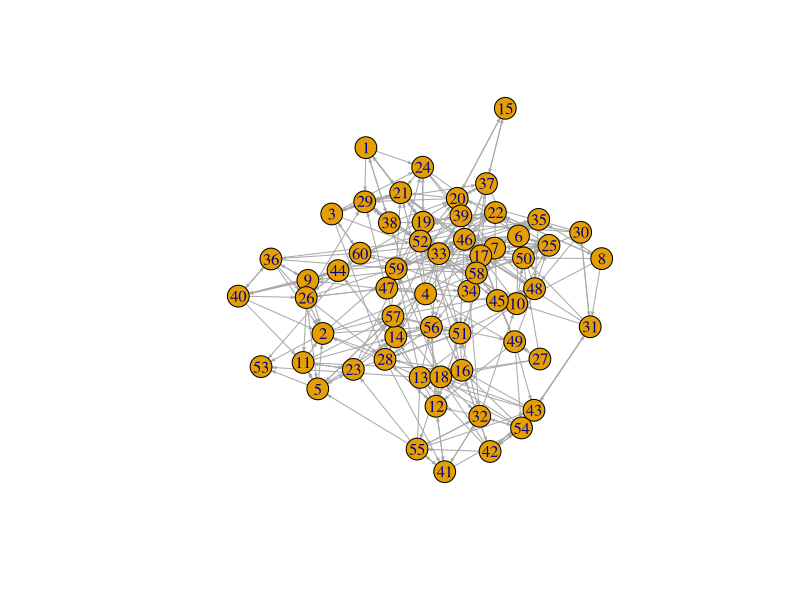
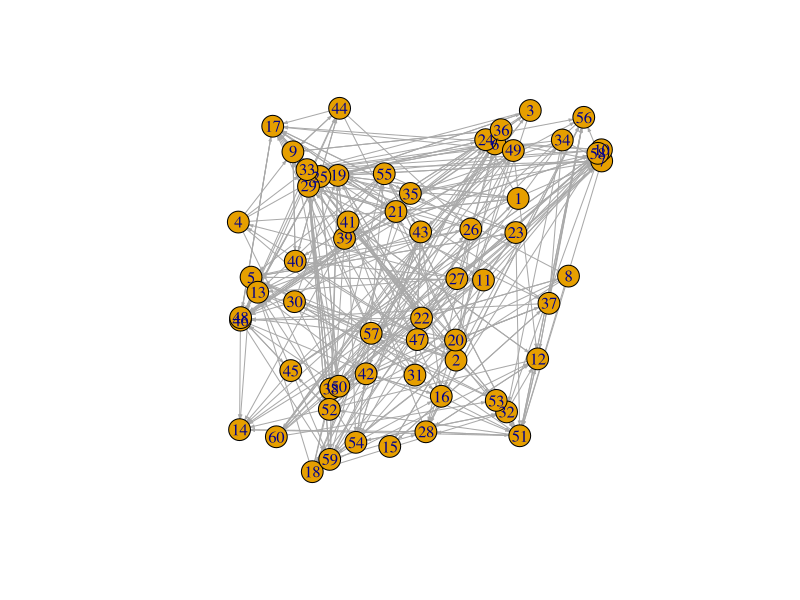
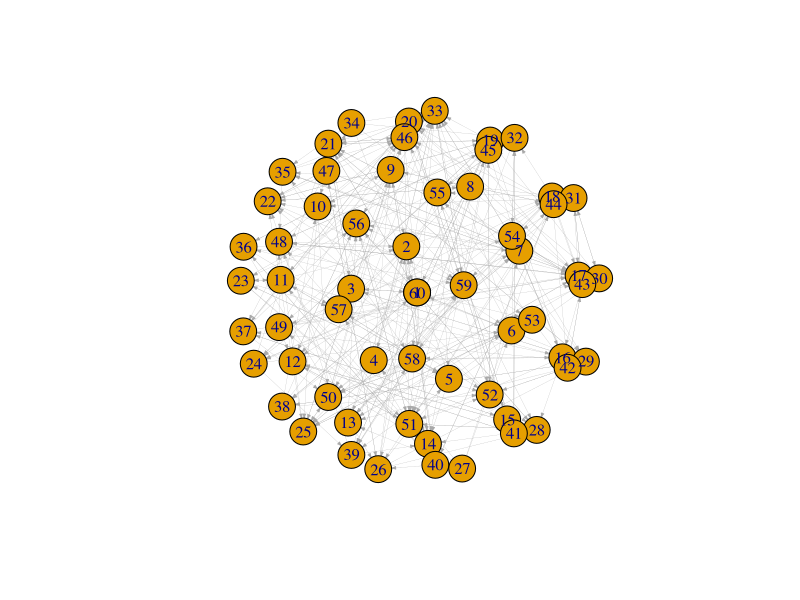

The R source for these figures, in order:
## ---- chunk 1
library(igraph)
## ---- chunk 2
fulldata <- read.csv("peoplepickinganonymised.csv")
## ---- chunk 3
formatrix <- fulldata[,4:63]
matrix <- as.matrix(formatrix)
## ---- chunk 4
G <- graph_from_adjacency_matrix(matrix, mode = "directed",add.colnames = TRUE, diag=FALSE)
## ---- chunk 5
coords <- layout_(G, nicely())
plot(G, vertex.size=12, edge.arrow.size=0.2)
## ---- chunk 6
coords <- layout_(G, nicely())
plot(G, layout = layout_randomly, vertex.size=12, edge.arrow.size=0.2)
## ---- chunk 7
l <- layout_on_sphere(G)
plot(G, layout=l, vertex.size=15, edge.arrow.size=0.2, edge.width=0.2)
